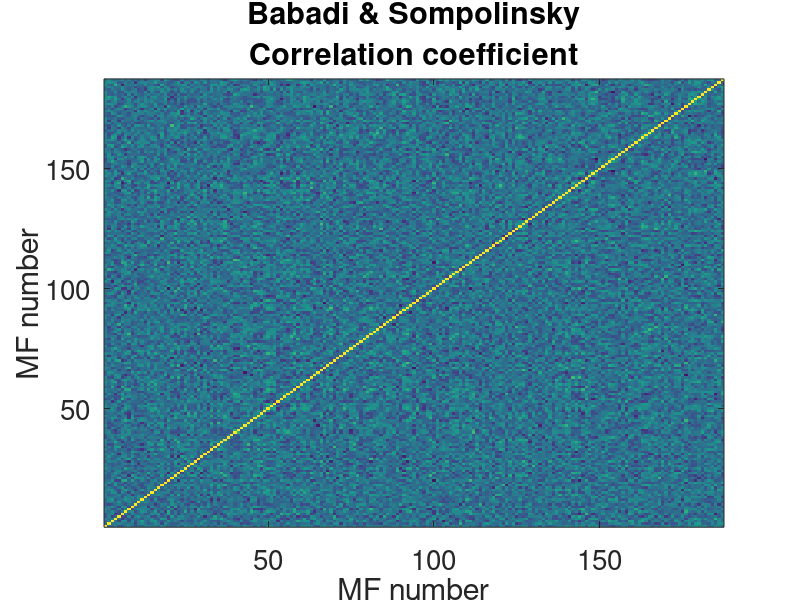
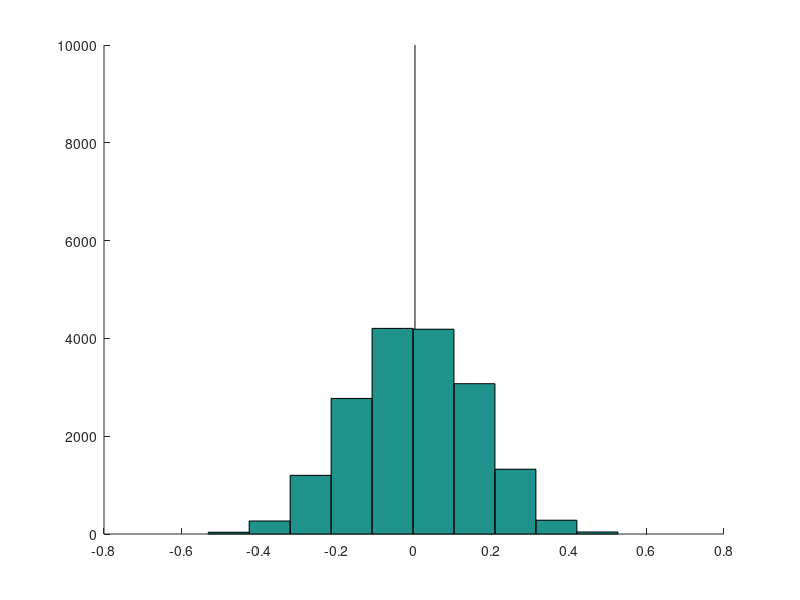

These figures' MATLAB source, in order: (Note: this script raises an error after producing the figures.)
% Generates Supplementary Fig. 6

%% Babadi & Sompolinksy method

N_mf = 187; N_patt = 640;

% Tools to avoid double counting correlations
J_mf = zeros(N_mf,N_mf);
for i = 1:N_mf
    for j = (i+1):N_mf
        J_mf(i,j) = 1;
    end
end

Delta_S = 0.3; P = 10;
num_in_cluster = 640/P;

x_mf = zeros(N_mf,N_patt); ix = 1;
for patt_c_ix = 1:P
    % Cluster centre
    patt_c = (rand(N_mf,1)<0.5);
    % Other patterns in cluster: randomly flip states
    % with probability Delta_S/2
    for patt_n_ix = 1:64        
        flip = (rand(N_mf,1)<Delta_S/2);
        patt_n = patt_c.*(1-flip)+(1-patt_c).*flip;
        x_mf(:,ix)=patt_n;
        ix = ix+1;
    end
end

% Double check that f_mf is ~0.5
mean(x_mf(:))

C = corrcoef(x_mf'); figure, imagesc(C);
set(gca,'YDir','normal'); set(gca,'FontSize',20)
xlabel('MF number'); ylabel('MF number')
title({'Babadi & Sompolinsky','Correlation coefficient'})
caxis([-.6,1])

figure, hold on, plot([1,1]*mean(C(J_mf==1)),[0,10000],'k');
hist(C(J_mf==1)); h = findobj(gca,'Type','patch');
h.FaceColor = [1 .8 0]; h.EdgeColor = 'w';
set(gca,'FontSize',20); set(gca,'FontSize',20)
xlabel('MF number'); ylabel('Number')
title({'Babadi & Sompolinsky','Correlation coefficient'})
xlim([-1,1])

%% Our method
% Change sigma to compare independent vs. correlated

f_mf = linspace(.05,.95,19); % fraction active MFs
f_mf_ix = 10; % corresponding to f_mf = 0.5

% Modify for different input correlations
sigma = 0; % correlation radius, um

% Input MF patterns
if sigma == 0 % Independent case
    x_mf = zeros(N_mf,N_patt);
    for i = 1:N_patt
        mf_on = randsample(N_mf,round(f_mf(f_mf_ix)*N_mf));
        x_mf(mf_on,i) = 1.;
    end
elseif sigma >0 % Correlated case -- generated following Macke et al. 2009
    load(strcat('../input_statistics/mf_patterns_r',num2str(sigma),'.mat'))
    R = Rs(:,:,f_mf_ix); g = gs(f_mf_ix);
    t = R' * randn(N_mf,N_patt);
    S = (t>-g(1)*ones(N_mf,N_patt)); 
    x_mf = S;
end

% Double check that f_mf is ~0.5
mean(x_mf(:))

C = corrcoef(x_mf'); figure, imagesc(C);
set(gca,'YDir','normal'); set(gca,'FontSize',20)
xlabel('MF number'); ylabel('MF number')
if sigma == 0
    title({'Independent MFs','Correlation coefficient'})
    caxis([-.2,.2])
else
    title({strcat('Correlated MFs \sigma=',num2str(sigma),'\mum'),'Correlation coefficient'})
    caxis([-.2,1])
end

figure, hold on, plot([1,1]*mean(C(J_mf==1)),[0,10000],'k');
hist(C(J_mf==1)); h = findobj(gca,'Type','patch');
h.FaceColor = [1 .8 0]; h.EdgeColor = 'w';
set(gca,'FontSize',20); set(gca,'FontSize',20)
xlabel('MF number'); ylabel('Number')
if sigma == 0
    title({'Independent MFs','Correlation coefficient'})
    xlim([-.2,.2])
else
    title({strcat('Correlated MFs \sigma=',num2str(sigma),'\mum'),'Correlation coefficient'})
    xlim([-1,1])
end